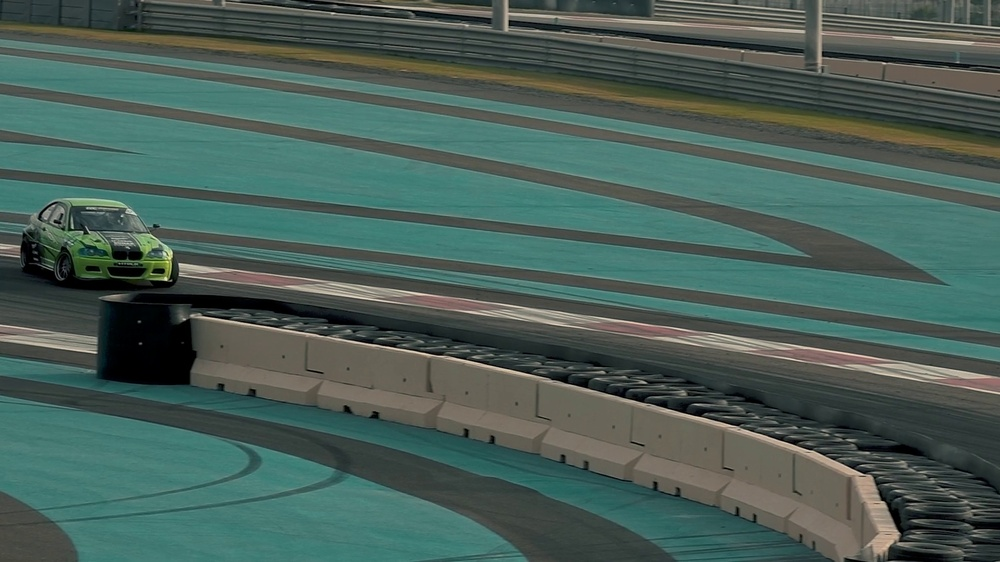
#> input picture data/frame_1.jpg, 1000 x 562 px, shrunk from 1920 x 1080 before the run, given in place of frame_0.jpg, which was not available
$ jupyter execute --allow-errors 02_dense_optical_flow.ipynb   (text cells are left out)
#> lines starting #> are read from the running program, lines starting #| are printed output that depends on the picture; after the words box and inside, x2 and y2 are one past the last pixel; in counts of white or black regions, pixels touching at a corner belong together; pictures that were not available may be replaced by others from this repository, and a replacement may not be noted
#> further down, frame1_BGR is the input picture: shape (562, 1000, 3); mean B, G, R 87.9, 95, 73.6
#> `frame1_gray = cv2.cvtColor(frame1_BGR, cv2.COLOR_BGR2GRAY)`:
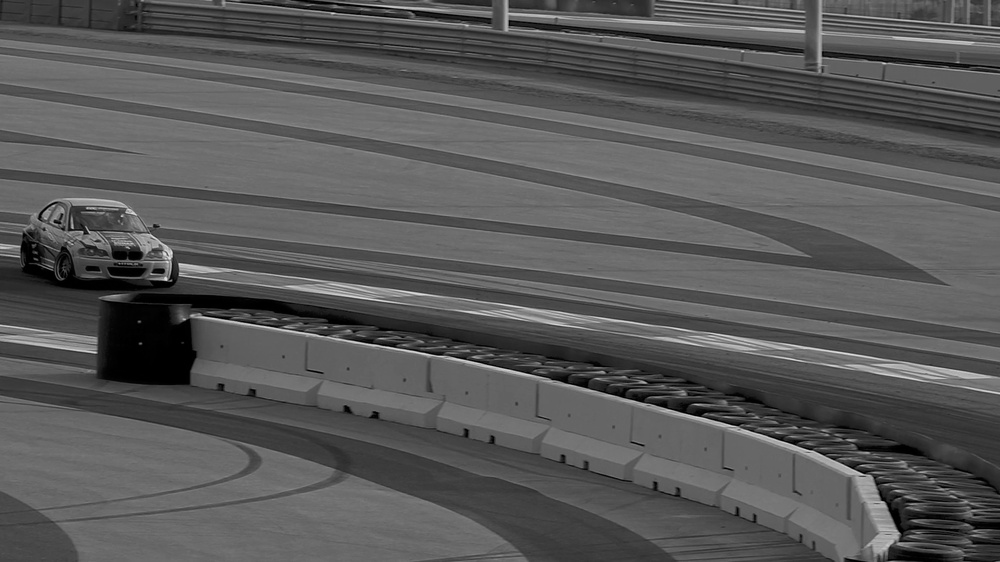
#> frame1_gray: shape (562, 1000); min 0, max 229, mean 87.8
#> `flow_points, status, err = cv2.calcOpticalFlowPyrLK(frame1_gray, frame..`: flow_points = 1450 rows, first 8: [0, 0], [20, 0], [40, 0], [60, 0], [80, 0], [100, 0], [120, 0], [140, 0]; status = 1450 values, max 1 at index 0, min 0 at index 248, mean 0.991; err = 1450 values, max 2.49e+32 at index 906, min 0 at index 0, mean 3.44e+29
#> `old_points = points_reshaped[status==1]`: old_points = 1437 pairs, first value 0 to 980, second value 0 to 560
#> `new_points = flow_points[status==1]`: new_points has the same summary as old_points
#> the loop `for (x1, y1), (x2, y2) in zip(old_points, new_points):` made 1437 passes
#> after the loop `for (x1, y1), (x2, y2) in zip(old_points, new_points):`:
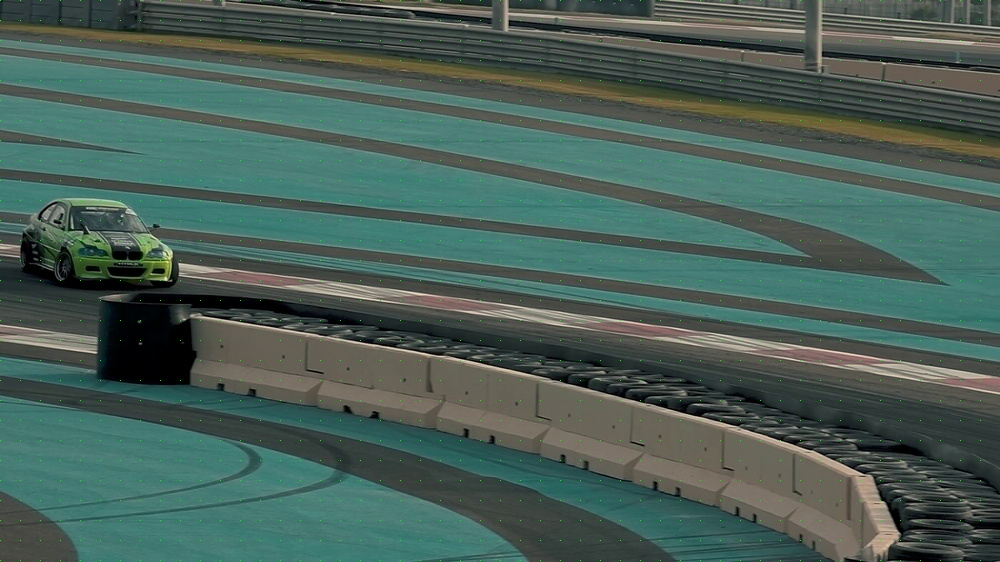
#> frame2_BGR: shape (562, 1000, 3); 0.26% of pixels changed, all inside (x1, y1, x2, y2) = (0, 0, 981, 561)
#> pass 2 of the loop `for i in range(0,69):`:
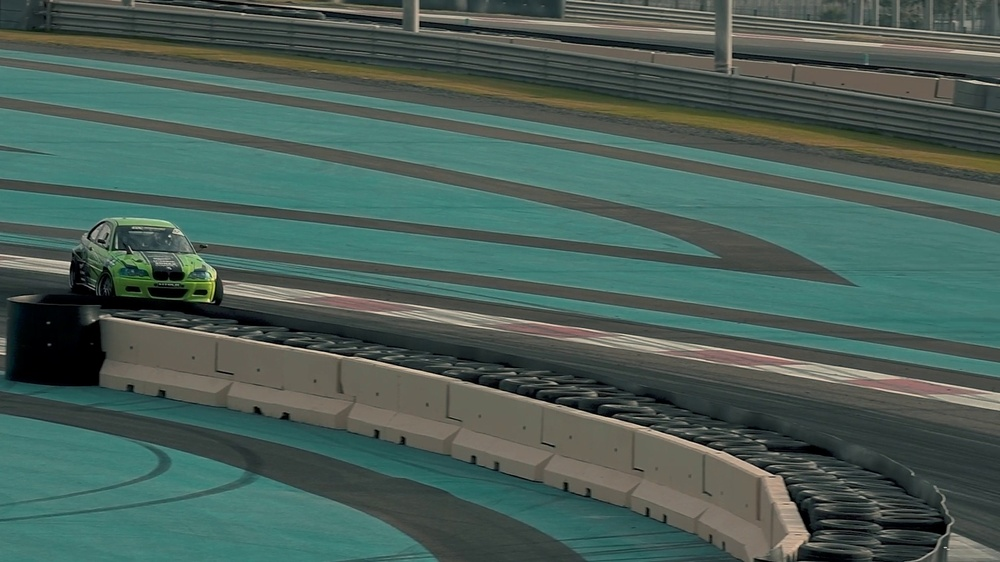
#> input picture data/frame_10.jpg, 1000 x 562 px, shrunk from 1920 x 1080 before the run, given in place of frame_2.jpg, which was not available
#> frame2_BGR is the input picture: shape (562, 1000, 3); mean B, G, R 87.4, 94.7, 73.7
#> `frame2_gray = cv2.cvtColor(frame2_BGR, cv2.COLOR_BGR2GRAY)`:
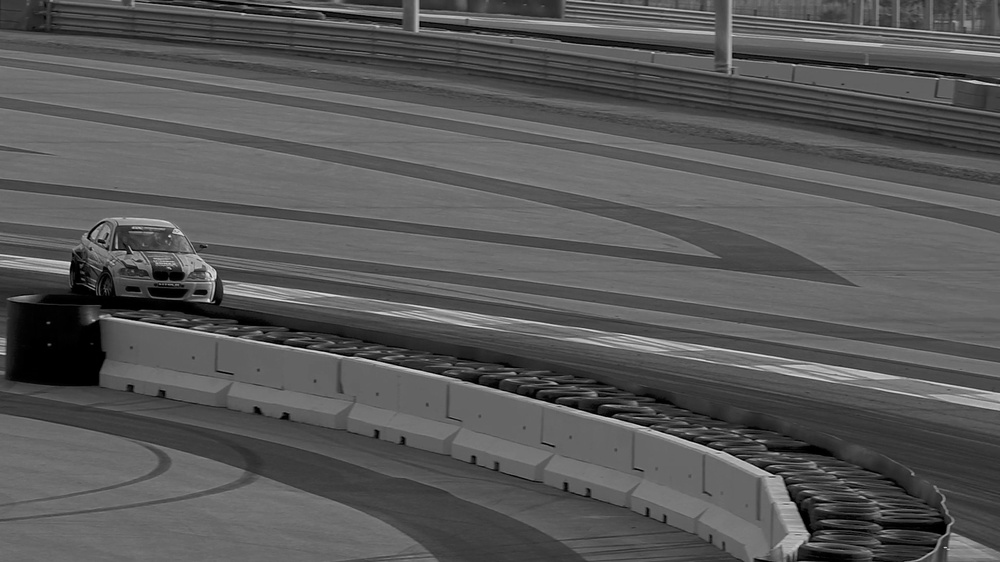
#> frame2_gray: shape (562, 1000); min 0, max 233, mean 87.6
#> flow_points = 1450 rows, first 8: [45.42, -8.59], [-8.67, 7.84], [-57.32, 8.18], [-29.35, 5.98], [-10.71, 3.48], [17.3, 1.95], [28.6, 0.136], [48.91, 0.305]; status = 1450 values, max 1 at index 5, min 0 at index 0, mean 0.861; err = 1450 values, max 2.93e+38 at index 1150, min -4.64e-11 at index 1254, mean inf
#> old_points = 1248 pairs, first value 0 to 980, second value 0 to 560
#> new_points = 1248 pairs, first value -2.27 to 954.2, second value -0.222 to 561.8
#> the loop `for (x1, y1), (x2, y2) in zip(old_points, new_points):` made 1248 passes
#> after the loop `for (x1, y1), (x2, y2) in zip(old_points, new_points):`:
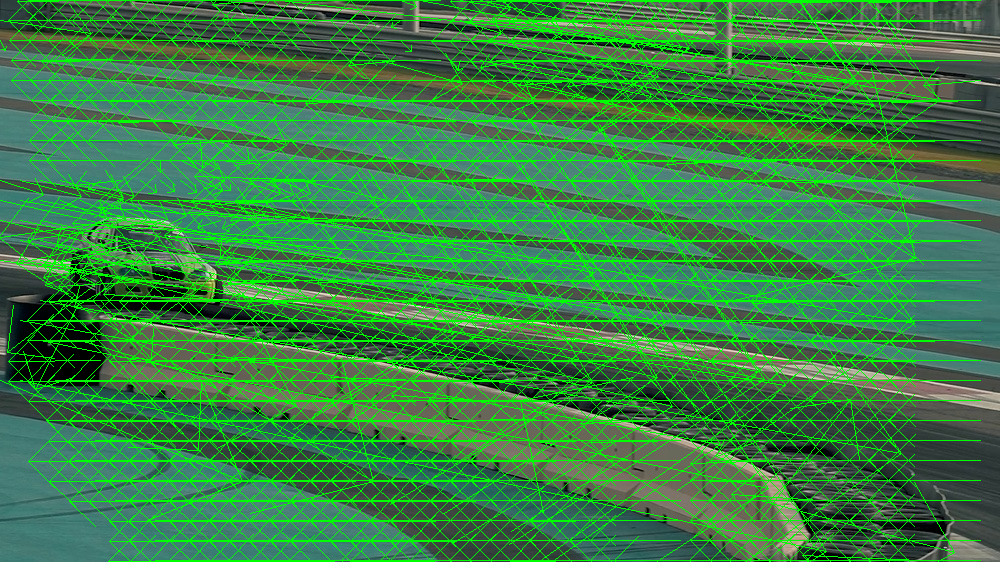
#> frame2_BGR: shape (562, 1000, 3); mean B, G, R 69.3, 128.2, 58.2
[cell 1]
# Name: Cheryl Cook | Student ID: 300587497 | ECS Username: cookcher

# Part 2: Dense Tracking Using Optical Flow

import zipfile # For extracting 'data.zip'
import os # For image file handling
import cv2 # for Optical Flow
import numpy as np # For calculations
import matplotlib.pyplot as plt  # For visualisations

# In order for extraction below to work, need to first upload 'data.zip' to Files
# Extracting 'data.zip'
#> (the rest of this cell did not finish here and is left out)

[cell 2]
# Both tasks (optical flow calculation and visualisation) completed in this cell

# Output folder to store every 5th frame
opticalflow_results = 'OpticalFlow_Results/'
os.makedirs(opticalflow_results, exist_ok=True) # creating folder if it does not yet exist

#> (the rest of this cell did not finish here and is left out)
